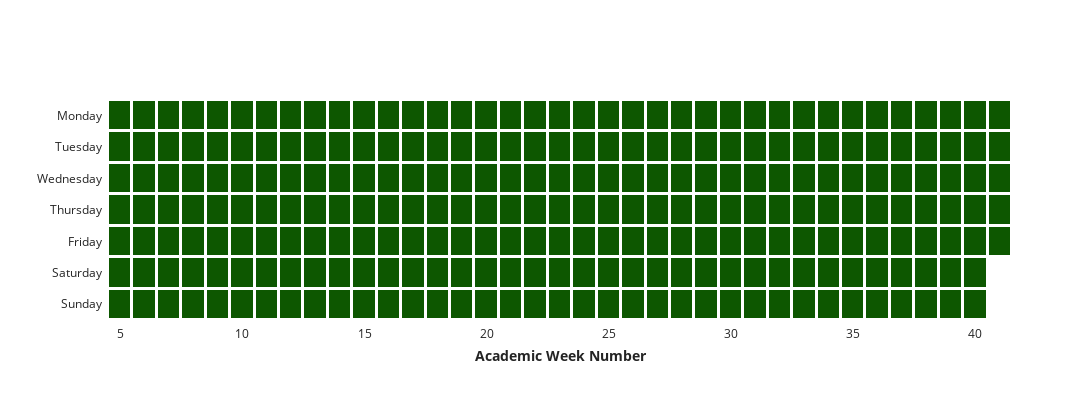

Notebook source saved alongside this figure:
### Code cell
generate_yearwise(yearly, annotations_yearly,dates_yearly)

### Figure 1 — Plotly figure (JSON) as saved in the notebook; plotly's stock layout.template omitted (floating-point values rounded to 4 significant figures; data arrays with more than 128 entries replaced by an {"elided": "..."} marker saying what was removed)
{"data": [{"colorscale": [[0, "rgb(0,100,0)"], [1, "rgb(100,0,0)"]], "hoverongaps": false, "hovertemplate": "%{hovertext}<br>Workload: <b>%{z:%}</b><extra></extra>", "hovertext": {"elided": "7x37 str values"}, "showscale": false, "type": "heatmap", "x": [5, 6, 7, 8, 9, 10, 11, 12, 13, 14, 15, 16, 17, 18, 19, 20, 21, 22, 23, 24, 25, 26, 27, 28, 29, 30, 31, 32, 33, 34, 35, 36, 37, 38, 39, 40, 41], "xgap": 3, "y": ["Monday", "Tuesday", "Wednesday", "Thursday", "Friday", "Saturday", "Sunday"], "ygap": 3, "z": {"elided": "7x37 float values"}, "zmax": 1.5, "zmid": 0.5, "zmin": 0}], "layout": {"autosize": false, "height": 400, "hoverlabel": {"align": "auto", "bgcolor": "rgb(48,48,48)", "bordercolor": "rgb(48,48,48)", "font": {"color": "white"}}, "margin": {"pad": 5}, "showlegend": false, "title": {"text": "<b></b>", "x": 0.5}, "width": 1200, "xaxis": {"showline": false, "side": "bottom", "ticks": "", "title": {"text": "<b>Academic Week Number</b>"}}, "yaxis": {"autorange": "reversed", "showline": false, "ticks": "", "title": {"text": "<b></b>"}}}}
